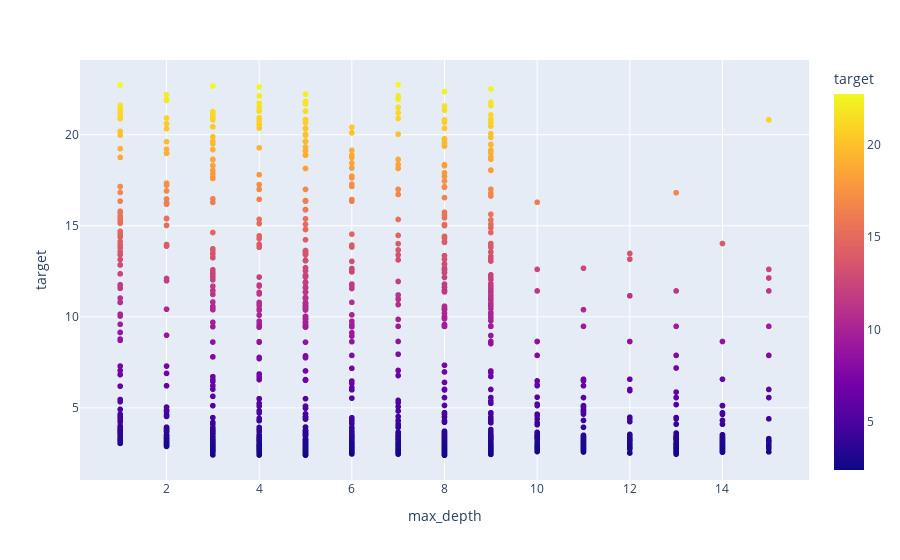

The cell this chart's notebook holds for it:
### Code cell
px.scatter(df, x="max_depth", y="target", color="target")

### Figure 1 — Plotly figure (JSON) as saved in the notebook; plotly's stock layout.template omitted (floating-point values rounded to 4 significant figures; data arrays with more than 128 entries replaced by an {"elided": "..."} marker saying what was removed)
{"data": [{"hovertemplate": "max_depth=%{x}<br>target=%{marker.color}<extra></extra>", "legendgroup": "", "marker": {"color": {"elided": "2204 float values"}, "coloraxis": "coloraxis", "symbol": "circle"}, "mode": "markers", "name": "", "showlegend": false, "type": "scattergl", "x": {"elided": "2204 int values"}, "xaxis": "x", "y": {"elided": "2204 float values"}, "yaxis": "y"}], "layout": {"coloraxis": {"colorbar": {"title": {"text": "target"}}, "colorscale": [[0, "#0d0887"], [0.1111, "#46039f"], [0.2222, "#7201a8"], [0.3333, "#9c179e"], [0.4444, "#bd3786"], [0.5556, "#d8576b"], [0.6667, "#ed7953"], [0.7778, "#fb9f3a"], [0.8889, "#fdca26"], [1, "#f0f921"]]}, "legend": {"tracegroupgap": 0}, "margin": {"t": 60}, "xaxis": {"anchor": "y", "domain": [0, 1], "title": {"text": "max_depth"}}, "yaxis": {"anchor": "x", "domain": [0, 1], "title": {"text": "target"}}}}
